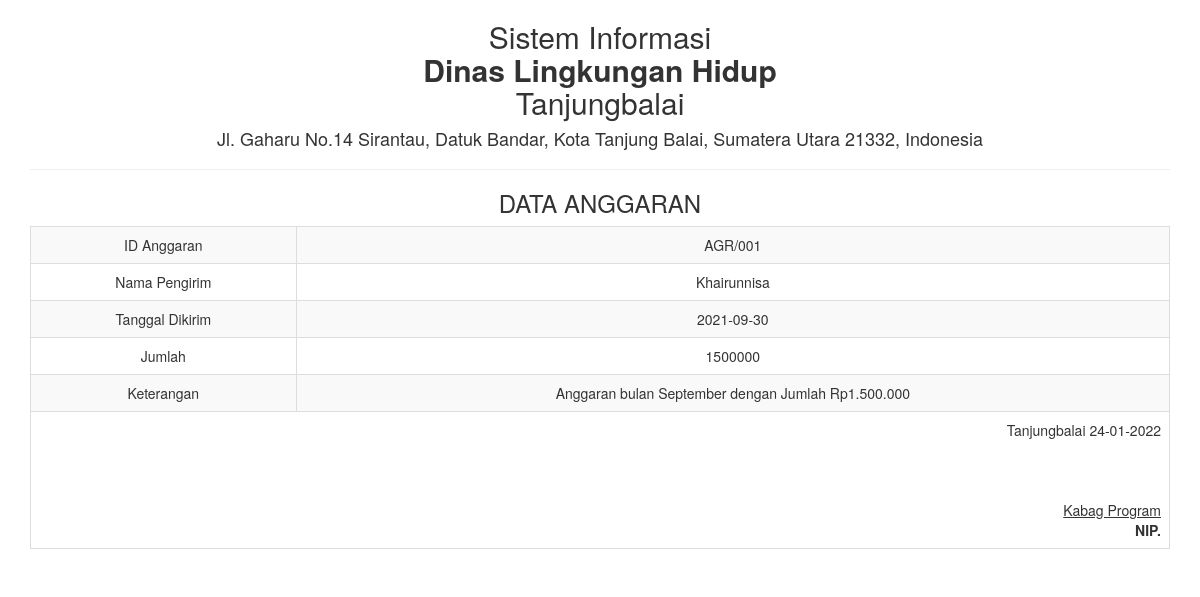
/report/anggaran_satu.php?id=10, run on the app's committed database.
### tables this page shows
CREATE TABLE `tbl_anggaran` (
  `id` int(11) NOT NULL,
  `kd_setor` varchar(50) NOT NULL,
  `kd_anggaran` varchar(50) NOT NULL,
  `nama_pengirim` varchar(50) NOT NULL,
  `tgl_kirim` varchar(25) NOT NULL,
  `jumlah` int(10) NOT NULL,
  `ket` varchar(100) NOT NULL
);

### report/anggaran_satu.php (the view, shortened to what this page needs)
<!DOCTYPE html>
<html>
    <head>
        <link href="../Assets/css/bootstrap.min.css" rel="stylesheet" type="text/css"/>
    </head>
    <body onload="print()">
        <?php
        include '../config/koneksi.php';
        $sql = "SELECT * FROM tbl_anggaran WHERE id='" . $_GET ['id'] . "'";
        $query = mysqli_query($koneksi, $sql) or die("SQL Detail error");
        $data = mysqli_fetch_array($query);
        ?>
        <div class="container">
            <div class='row'>
                <div class="col-sm-12">
                    <div class="text-center">
                        <h2>Sistem Informasi<br><b>Dinas Lingkungan Hidup</b><br>Tanjungbalai </h2>
                        <h4>Jl. Gaharu No.14 Sirantau, Datuk Bandar, Kota Tanjung Balai, Sumatera Utara 21332, Indonesia</h4>
                        <hr>
                        <h3>DATA ANGGARAN</h3>
                        <table class="table table-bordered table-striped table-hover">
                            <tbody>
								<tr>
                                    <td>ID Anggaran</td>
                                    <td><?= $data['kd_anggaran'] ?></td>
                                </tr>
                                <tr>
                                    <td>Nama Pengirim</td>
                                    <td><?= $data['nama_pengirim'] ?></td>
                                </tr>
                                <tr>
                                    <td>Tanggal Dikirim</td>
                                    <td><?= $data['tgl_kirim'] ?></td>
                                </tr>
                                <tr>
                                    <td>Jumlah</td>
                                    <td><?= $data['jumlah'] ?></td>
                                </tr>
								<tr>
                                    <td>Keterangan</td>
                                    <td><?= $data['ket'] ?></td>
                                </tr>
                            </tbody>
                            <tfoot>
                                <tr>
                                    <td colspan="2" class="text-right">
                                        Tanjungbalai  <?= date("d-m-Y") ?>
                                        <br><br><br><br>
                                        <u>Kabag Program<strong></u><br>
                                        NIP.
									</td>
								</tr>
							</tfoot>
                        </table>
                    </div>
                </div>
            </div>
    </body>
</html>

### data on the page
tbl_anggaran: kd_anggaran "AGR/001", nama_pengirim "Khairunnisa", tgl_kirim "2021-09-30", jumlah "1500000", ket "Anggaran bulan September dengan Jumlah Rp1.500.000"
